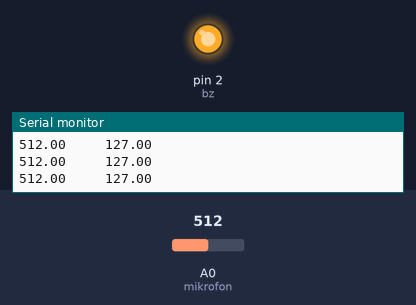
This sketch was run on a simulated Arduino Uno, built with avr-gcc and run on an emulated ATmega328P. Shown: output pins drawn as LEDs (lit = HIGH), the last lines printed to the serial monitor. Inputs (shaded band) come from the test bench; at power-on: A0 (mikrofon) = 512.

Above: at 1.2 s.
1.3 s: A0 (mikrofon) set to 6
2.8 s: A0 (mikrofon) set to 3
At 4.0 s:
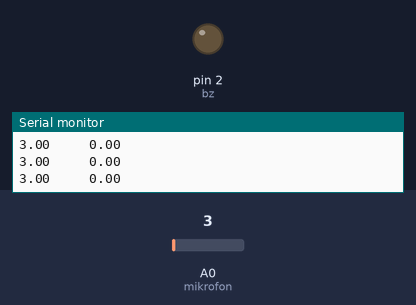
4.3 s: A0 (mikrofon) set to 122
At 5.3 s:
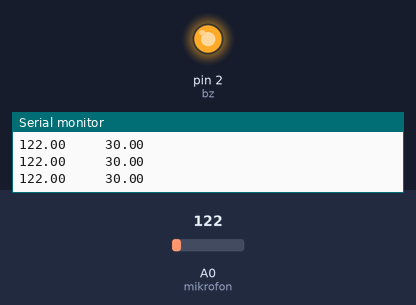
7.3 s: A0 (mikrofon) set to 0
At 8.5 s:
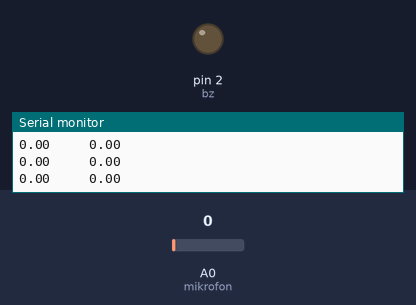
Timing chart, 0 to 9.8 s (numbered marks = the images above; inputs shaded):
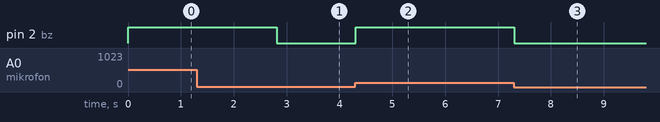

Measured:
- the behaviour switches between 5 and 4 on A0 (mikrofon) (found by bisection; images 0 and 1)
- after the input at 2.8 s, pin 2 (bz): HIGH → LOW at once
- after the input at 4.3 s, pin 2 (bz): LOW → HIGH at once
- after the input at 7.3 s, pin 2 (bz): HIGH → LOW at once

The sketch:

mikrofon.ino
```cpp
float mikrofon = A0;
float bz = 2;
float mikHod = 0;
float bzhod = 0;

void setup() {
  pinMode(mikrofon, INPUT);
  pinMode(bz,OUTPUT);
  Serial.begin(9600);
}

void loop() {
mikHod=analogRead(mikrofon);
bzhod = map(mikHod,0,1023,0,255);
digitalWrite(bz,bzhod);
Serial.print(mikHod);
Serial.print("     ");
Serial.println(bzhod);
}
```
